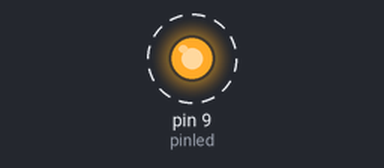
A sketch run on a simulated Arduino Uno, built with avr-gcc and run on an emulated ATmega328P. Parts: output pins drawn as LEDs (lit = HIGH). Dashed ring = blinking.

Above: at 0.2 s.
Timing chart, 0 to 3.0 s (numbered marks = the images above):
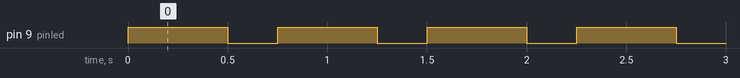

Measured:
- by itself, pin 9 (pinled): alternates HIGH for 0.50 s and LOW for 0.25 s

The sketch:

flip2.ino
```cpp
const int pinled=9;
//  const int pinbut1=2;
//  const int pinbut2=3;

void setup() {
  pinMode(pinled,OUTPUT);
//  pinMode(pinbut1,INPUT);
//  pinMode(pinbut2,INPUT);
//  digitalWrite(pinbut1,HIGH);
//  digitalWrite(pinbut2,HIGH);
}

int brg=0;
void loop() {
  digitalWrite(pinled, HIGH);   // turn the LED on (HIGH is the voltage level)
  delay(500);                       // wait for a second
  digitalWrite(pinled, LOW);    // turn the LED off by making the voltage LOW
  delay(250);                       // wait for a second
//  if(digitalRead(pinbut1)==LOW) brg=brg+10;
//  else if(digitalRead(pinbut2)==LOW) brg=brg-10;
//  brg=constrain(brg,0,255);
//  analogWrite(pinled,brg);
//  delay(20);
}
```
